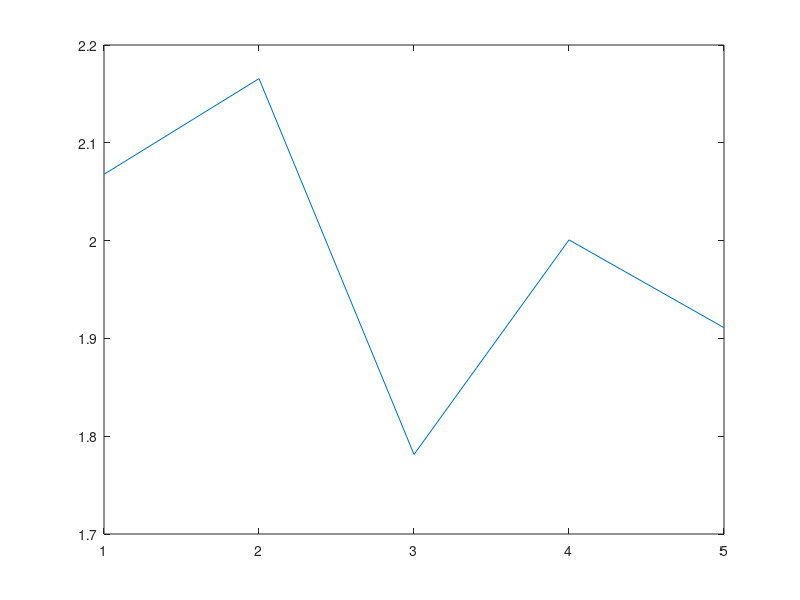

Write the MATLAB code that produced this figure.
% Monte Carlo method for integrating f(x)

a = 0;
b = 1;
f = @(x) exp(x);
N = input('Enter the value of N');
x = rand(1,N);
sum=  1:N;
sum(1) = f(x(1));

for i = 2:N
    sum(i)= sum(i-1)+f(x(i));
end 

for i = 1:N
    sum(i) = sum(i)/i;
end

fAv = sum(N)/N;
I = (b-a)*fAv;
plot(sum);